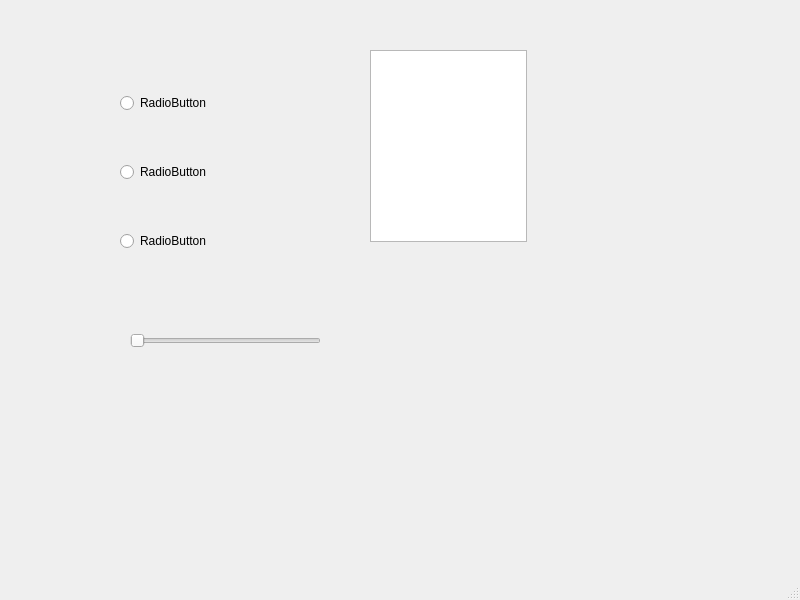
<?xml version="1.0" encoding="UTF-8"?>
<ui version="4.0">
 <class>MainWindow</class>
 <widget class="QMainWindow" name="MainWindow">
  <property name="geometry">
   <rect>
    <x>0</x>
    <y>0</y>
    <width>800</width>
    <height>600</height>
   </rect>
  </property>
  <property name="windowTitle">
   <string>MainWindow</string>
  </property>
  <widget class="QWidget" name="centralwidget">
   <widget class="QListView" name="listView">
    <property name="geometry">
     <rect>
      <x>370</x>
      <y>50</y>
      <width>157</width>
      <height>192</height>
     </rect>
    </property>
   </widget>
   <widget class="QWidget" name="verticalLayoutWidget">
    <property name="geometry">
     <rect>
      <x>120</x>
      <y>50</y>
      <width>211</width>
      <height>245</height>
     </rect>
    </property>
    <layout class="QVBoxLayout" name="verticalLayout">
     <item>
      <widget class="QRadioButton" name="radioButton">
       <property name="text">
        <string>RadioButton</string>
       </property>
      </widget>
     </item>
     <item>
      <widget class="QRadioButton" name="radioButton_3">
       <property name="text">
        <string>RadioButton</string>
       </property>
      </widget>
     </item>
     <item>
      <widget class="QRadioButton" name="radioButton_2">
       <property name="text">
        <string>RadioButton</string>
       </property>
      </widget>
     </item>
    </layout>
   </widget>
   <widget class="QSlider" name="horizontalSlider">
    <property name="geometry">
     <rect>
      <x>130</x>
      <y>330</y>
      <width>191</width>
      <height>21</height>
     </rect>
    </property>
    <property name="orientation">
     <enum>Qt::Horizontal</enum>
    </property>
   </widget>
  </widget>
  <widget class="QMenuBar" name="menubar">
   <property name="geometry">
    <rect>
     <x>0</x>
     <y>0</y>
     <width>800</width>
     <height>22</height>
    </rect>
   </property>
  </widget>
  <widget class="QStatusBar" name="statusbar"/>
 </widget>
 <resources/>
 <connections/>
</ui>
